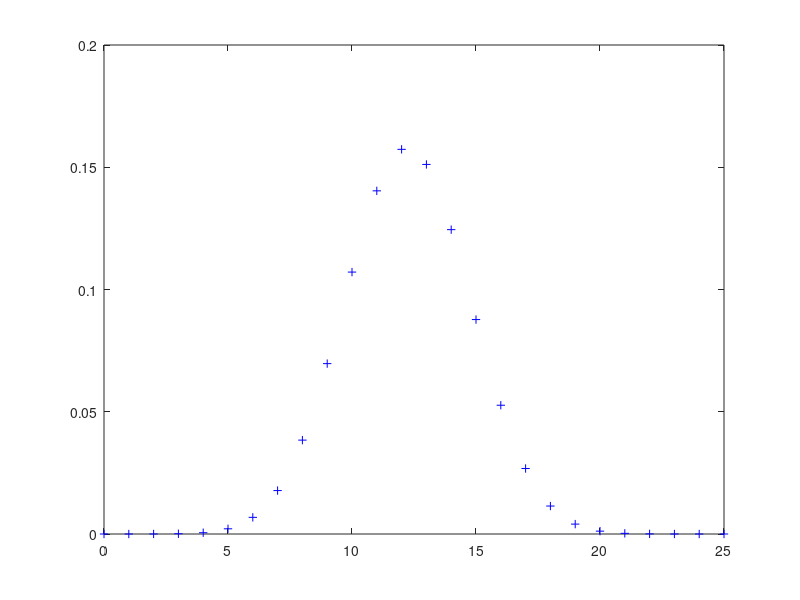

The MATLAB source for this figure:
clear all
clc

%ad a
a=binopdf(10,25,0.49)

%ad b
%tj. 10, 11, 12 ...
b=1-binocdf(9.5,25,0.49)

%ad c
c=1-binocdf(15.5,25,0.49)

%ad d
d=0;
pravd=0;
for i=0:25
    p=binopdf(i,25,0.49);
    if p>pravd
        pravd=p;
        d=i;
    end
end
d

%graf
x=0:1:25
for i=0:25
    y(i+1)=binopdf(i,25,0.49);
end
y
plot(x,y,'b+ ')